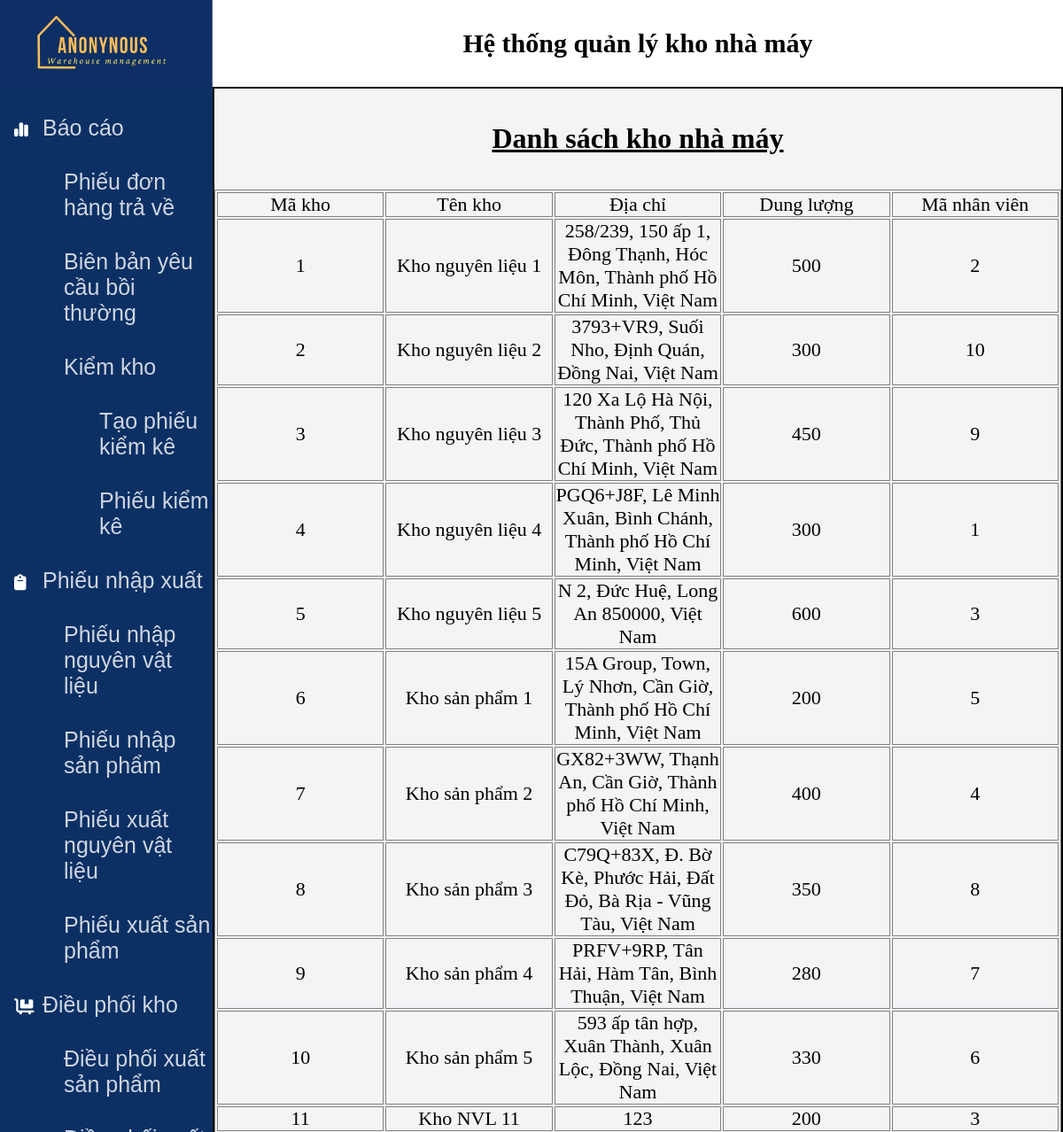
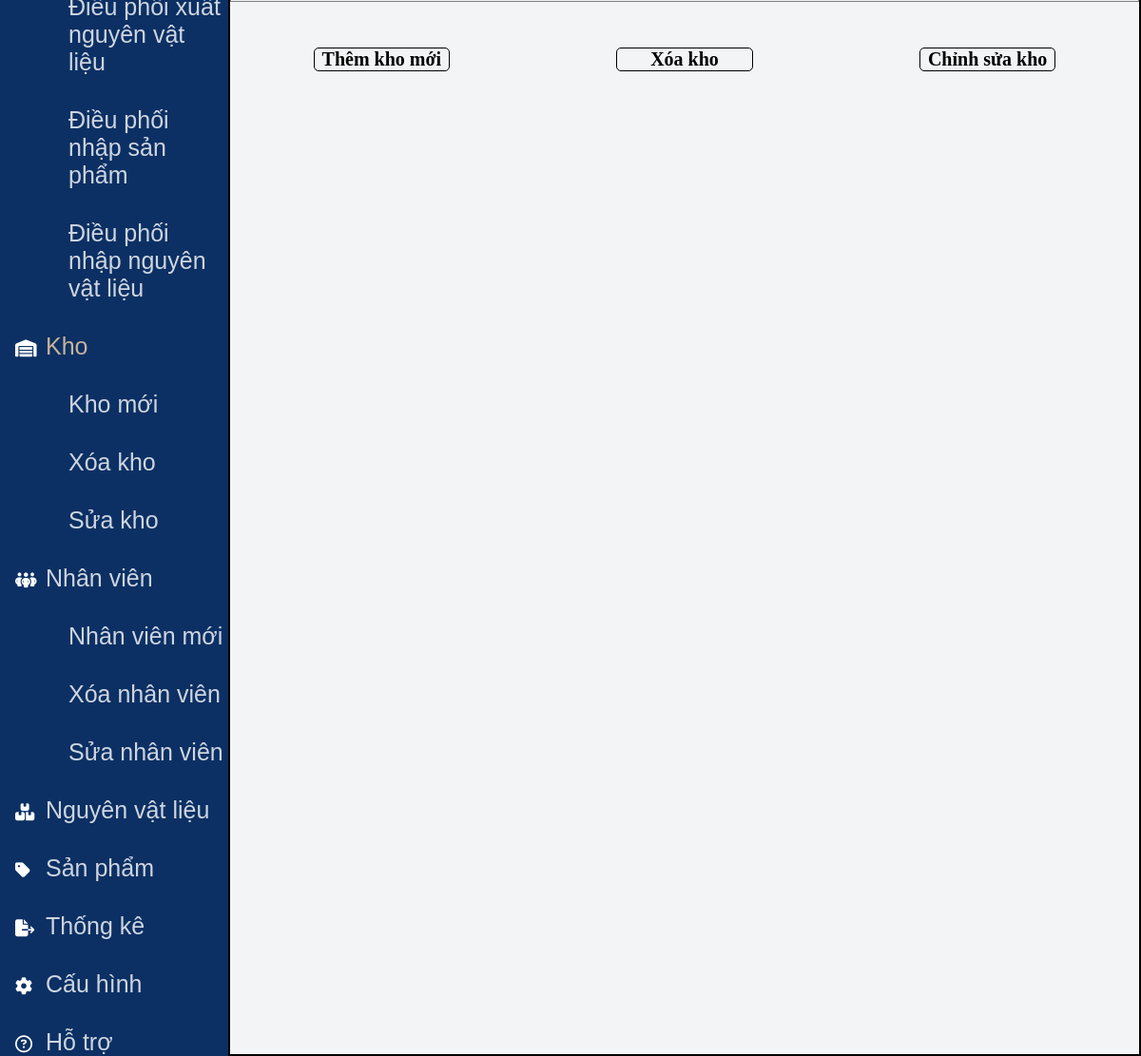
Page /index.php?page_layout=danhsachkho (signed in) on the committed database (2 pictures, top to bottom).
### tables this page shows
CREATE TABLE `kho` (
  `MaKho` int(11) NOT NULL,
  `TenKho` varchar(255) NOT NULL,
  `DiaChi` varchar(255) NOT NULL,
  `DungLuong` int(11) NOT NULL,
  `MaNhanVien` int(11) NOT NULL
);

### danhSachKho.php (the view, shortened to what this page needs)
<?php
$mysqli = new mysqli("localhost","root","","nhom2_qlkho");
?>
<?php
    $row_LietKe_dsKho = mysqli_query($mysqli,"SELECT * FROM `kho` ");
?>
<!DOCTYPE html>
<html lang="en">
<head>
    <link rel="stylesheet" href="static/css/styles.css">
</head>
<body>
    <div class="header">
        <div class="header_inner">
            <div class="header_left">
                <a href="index.php"><img src="static/img/logo2.jpg" alt=""></a>
            </div>
            <div class="header_right">
                <h2>Hệ thống quản lý kho nhà máy</h2>
            </div>
        </div>
    </div>
    <div class="body_section">
        <div class="body_section_inner">
            <div class="body_section_inner_left">
            <div class="navbar">
                    <ul>
                        <li><i class="fa-solid fa-chart-simple"></i><a href="#">Báo cáo</a></li>
                            <ul class="navbar_fix1">
                                <li><a href="index.php?page_layout=phieudonhangtrave">Phiếu đơn hàng trả về</a></li>
                                <li><a href="index.php?page_layout=bienbanyeucauboithuong" >Biên bản yêu cầu bồi thường</a></li>
                                <li><a href="index.php?page_layout=phieukiemke">Kiểm kho</a></li>
                                    <ul class="navbar_fix2">
                                        <li><a href="index.php?page_layout=taophieukiemke">Tạo phiếu kiểm kê</a></li>
                                        <li><a href="index.php?page_layout=phieukiemke">Phiếu kiểm kê</a></li>
                                    </ul>
                            </ul>
                        <li><i class="fa-solid fa-clipboard"></i><a href="index.php?page_layout=phieunhapxuat">Phiếu nhập xuất</a></li>
                        <ul class="navbar_fix1">
                            <li><a href="index.php?page_layout=phieunhapnvl">Phiếu nhập nguyên vật liệu</a></li>
                            <li><a href="index.php?page_layout=phieunhapsp">Phiếu nhập sản phẩm</a></li>
                            <li><a href="index.php?page_layout=phieuxuatnvl">Phiếu xuất nguyên vật liệu</a></li>
                            <li><a href="index.php?page_layout=phieuxuatsp">Phiếu xuất sản phẩm</a></li>
                        </ul>
                        <li><i class="fa-solid fa-cart-flatbed"></i><a href="#">Điều phối kho</a></li>
                        <ul class="navbar_fix1">
                            <li><a href="index.php?page_layout=dieuphoixuatsp">Điều phối xuất sản phẩm</a></li>
                            <li><a href="index.php?page_layout=dieuphoixuatnvl">Điều phối xuất nguyên vật liệu</a></li>
                            <li><a href="index.php?page_layout=dieuphoinhapsp">Điều phối nhập sản phẩm</a></li>
                            <li><a href="index.php?page_layout=dieuphoinhapnvl">Điều phối nhập nguyên vật liệu</a></li>
                        </ul>
                        <li><i class="fa-solid fa-warehouse"></i><a href="index.php?page_layout=danhsachkho" id="color_highlight">Kho</a></li>
                            <ul class="navbar_fix1">
                                <li><a href="index.php?page_layout=themkhomoi">Kho mới</a></li>
                                <li><a href="index.php?page_layout=xoakho">Xóa kho</a></li>
                                <li><a href="index.php?page_layout=suakho">Sửa kho</a></li>
                            </ul>
                        <li><i class="fa-solid fa-people-group"></i><a href="index.php?page_layout=danhsachnhanvien">Nhân viên</a></li>
                            <ul class="navbar_fix1">
                                <li><a href="index.php?page_layout=themnhanvien">Nhân viên mới</a></li>
                                <li><a href="index.php?page_layout=xoanhanvien">Xóa nhân viên</a></li>
                                <li><a href="index.php?page_layout=suanhanvien">Sửa nhân viên</a></li>
                            </ul>
                        <li><i class="fa-solid fa-boxes-stacked"></i><a href="index.php?page_layout=danhsachnguyenvatlieu">Nguyên vật liệu</a></li>
                        <li><i class="fa-solid fa-tag"></i><a href="index.php?page_layout=timkiemsanpham">Sản phẩm</a></li>
                        <li><i class="fa-solid fa-file-export"></i><a href="index.php?page_layout=thongke">Thống kê</a></li>
                        <li><i class="fa-solid fa-gear"></i></i><a href="#">Cấu hình</a></li>
                        <li><i class="fa-regular fa-circle-question"></i><a href="#">Hỗ trợ</a></li>
                    </ul>
                </div>
            </div>
            <div class="body_section_inner_right">
                    <div class="text_inner_right">
                        <h1>Danh sách kho nhà máy</h1>
                    </div>
                    <table border="1" class="warehouse_table">
                        <thead>
                            <tr>
                                <td>Mã kho</td>
                                <td>Tên kho</td>
                                <td>Địa chỉ</td>
                                <td>Dung lượng</td>
                                <td>Mã nhân viên</td>
                            </tr>
                        </thead>
                        <tbody>
                            <?php
                                while($row = mysqli_fetch_array($row_LietKe_dsKho)){
                            ?>
                            <tr>
                                <td><?php echo $row['MaKho']; ?></td>
                                <td><?php echo $row['TenKho']; ?></td>
                                <td><?php echo $row['DiaChi']; ?></td>
                                <td><?php echo $row['DungLuong']; ?></td>
                                <td><?php echo $row['MaNhanVien']; ?></td>
                            </tr>
                            <?php
                                }
                            ?>
                        </tbody>
                    </table>
                    <div class="warehouse_function">
                        <div class="warehouse_function_inner">
                            <a href="index.php?page_layout=themkhomoi">Thêm kho mới</a>
                            <a href="index.php?page_layout=xoakho">Xóa kho</a>
                            <a href="index.php?page_layout=suakho">Chỉnh sửa kho</a>
                        </div>
                    </div>
            </div>
        </div>
    </div>
</body>
</html>

### static/css/styles.css (style rules this page uses)
* { box-sizing: border-box; margin: 0; padding: 0; }
.header { width: 100%; }
.header_inner { width: 100%; height: auto; display: inline-flex; justify-content: space-between; }
.header_left { width: 20%; height: auto; }
.header_left img { width: 100%; height:100%; }
.header_right { width: 80%; height: auto; }
.header_right h2 { font-size: 30px; text-align: center; display: flex; justify-content: center; align-items: center; height: 100%; width: 100%; }
.body_section { width: 100%; margin-top: -4px; }
.body_section_inner { width: 100%; display: inline-flex; justify-content: space-evenly; }
.body_section_inner_left { width: 20%; height: auto; background-color: #0c3064; }
.navbar { width: 100%; height: auto; }
.navbar li { width: 100%; height: auto; padding-top: 2rem; list-style: none; }
.navbar li a { padding-left: 2rem; font-size: 25px; text-decoration: none; font-family: 'Raleway',sans-serif; cursor: pointer; color: #fff; opacity: 0.8; z-index: 1; }
.body_section_inner_right { width: 80%; height: auto; background-color: #f3f4f6; border: 2px solid black; }
.navbar_fix1 li,.navbar_fix2 li { width: 100%; height: auto; padding-top: 2rem; list-style: none; }
.navbar_fix1 li a { padding-left: 4.5rem; font-size: 25px; text-decoration: none; font-family: 'Raleway',sans-serif; cursor: pointer; color: #fff; opacity: 0.8; z-index: 1; display: flex; }
i { text-decoration: none; cursor: pointer; font-size: 18px; color: white; padding-left: 1rem; width:5%; }
.navbar_fix2 li a { padding-left: 7rem; font-size: 25px; text-decoration: none; font-family: 'Raleway',sans-serif; cursor: pointer; color: #fff; opacity: 0.8; z-index: 1; display: flex; }
#color_highlight { color: rgb(248, 211, 167); }
.text_inner_right { width: 100%; height: 5%; }
.text_inner_right h1 { display: flex; justify-content: center; align-items: center; height: 100%; width: 100%; font-family: 'Times New Roman', Times, serif; font-weight: 600; padding: 0; text-decoration: underline; }
.warehouse_table { width: 100%; height: auto; }
.warehouse_table td { width: 20%; }
.warehouse_table td { text-align: center; font-size: 22px; }
.warehouse_function { width: 100%; height: 10%; }
.warehouse_function_inner { width: 100%; display: inline-flex; justify-content: space-around; height: auto; }
.warehouse_function_inner a { margin-top: 3rem; font-size: 20px; font-family: 'Times New Roman', Times, serif; width: 15%; border: 1px solid black; text-align: center; cursor: pointer; font-weight: 600; border-radius: 5px; z-index: 1; text-decoration: none; list-style: none; color: #000; }
.warehouse_table,.warehouse_table tr,.warehouse_table td { border: 0.2px solid gray; }
.table-one, thead, th,td { border: 1px solid black; justify-content: center; text-align: center; }
table { width:100%; }

### rows in the picture
kho: MaKho "1", TenKho "Kho nguyên liệu 1", DiaChi "258/239, 150 ấp 1, Đông Thạnh, Hóc Môn, Thành phố Hồ Chí Minh, Việt Nam", DungLuong "500", MaNhanVien "2"
kho: MaKho "2", TenKho "Kho nguyên liệu 2", DiaChi "3793+VR9, Suối Nho, Định Quán, Đồng Nai, Việt Nam", DungLuong "300", MaNhanVien "10"
kho: MaKho "3", TenKho "Kho nguyên liệu 3", DiaChi "120 Xa Lộ Hà Nội, Thành Phố, Thủ Đức, Thành phố Hồ Chí Minh, Việt Nam", DungLuong "450", MaNhanVien "9"
kho: MaKho "4", TenKho "Kho nguyên liệu 4", DiaChi "PGQ6+J8F, Lê Minh Xuân, Bình Chánh, Thành phố Hồ Chí Minh, Việt Nam", DungLuong "300", MaNhanVien "1"
kho: MaKho "5", TenKho "Kho nguyên liệu 5", DiaChi "N 2, Đức Huệ, Long An 850000, Việt Nam", DungLuong "600", MaNhanVien "3"
kho: MaKho "6", TenKho "Kho sản phẩm 1", DiaChi "15A Group, Town, Lý Nhơn, Cần Giờ, Thành phố Hồ Chí Minh, Việt Nam", DungLuong "200", MaNhanVien "5"
kho: MaKho "7", TenKho "Kho sản phẩm 2", DiaChi "GX82+3WW, Thạnh An, Cần Giờ, Thành phố Hồ Chí Minh, Việt Nam", DungLuong "400", MaNhanVien "4"
kho: MaKho "8", TenKho "Kho sản phẩm 3", DiaChi "C79Q+83X, Đ. Bờ Kè, Phước Hải, Đất Đỏ, Bà Rịa - Vũng Tàu, Việt Nam", DungLuong "350", MaNhanVien "8"
kho: MaKho "9", TenKho "Kho sản phẩm 4", DiaChi "PRFV+9RP, Tân Hải, Hàm Tân, Bình Thuận, Việt Nam", DungLuong "280", MaNhanVien "7"
kho: MaKho "10", TenKho "Kho sản phẩm 5", DiaChi "593 ấp tân hợp, Xuân Thành, Xuân Lộc, Đồng Nai, Việt Nam", DungLuong "330", MaNhanVien "6"
kho: MaKho "11", TenKho "Kho NVL 11", DiaChi "123", DungLuong "200", MaNhanVien "3"
